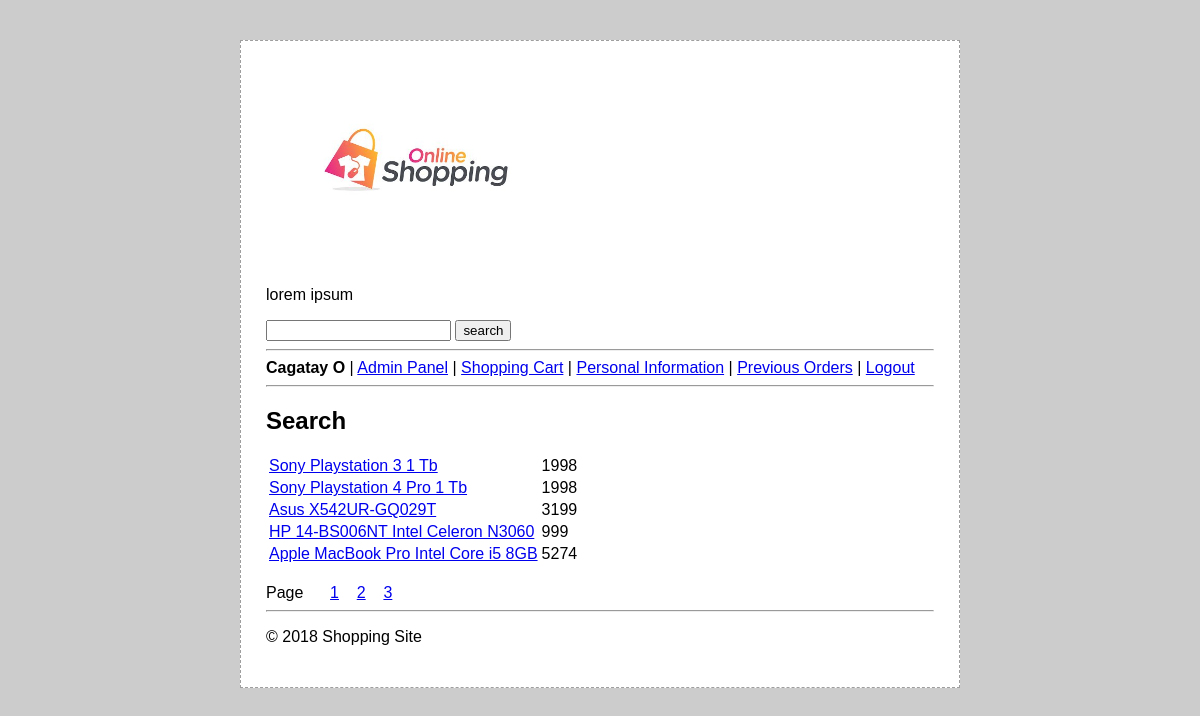
Screenshot of /search.php (signed in) with the database file from the repository.
### tables this page shows
CREATE TABLE `product` (
  `id` int(11) NOT NULL,
  `name` varchar(256) NOT NULL,
  `brand` varchar(255) NOT NULL,
  `category` int(11) NOT NULL,
  `categoryname` varchar(255) NOT NULL,
  `photo` varchar(255) NOT NULL,
  `price` int(11) NOT NULL,
  `rating` int(11) NOT NULL DEFAULT '0',
  `descp` text NOT NULL,
  `promotional` int(1) NOT NULL DEFAULT '0'
);

### search.php (the view, shortened to what this page needs)
<?php
require_once 'db.php';
require_once 'header.php';
$ara=true;
if(isset($_GET['page'])){
  $page= $_GET['page'];
}
else {
  $page=0;
}
if ($ara) {
  try {
    $sql = "select * from product";
    $stmt = $db->query($sql) ;
    $count=0;
    $page_count_first=($page*itemnumber);
    $page_count_last=(($page*itemnumber)-1)+itemnumber;
    echo "<h2>Search</h2>";
    if ( $stmt->rowCount() > 0) {
      echo '<table>';
      foreach ( $stmt as $item) {
        if (strstr(strtoupper($item['name']), strtoupper($searchword)) || strstr(strtoupper($item['descp']), strtoupper($searchword))) {
          if ($count>=$page_count_first && $count<=$page_count_last) {
            echo '<tr>' ;
            echo "<td><a href='product.php?id={$item['id']}'>{$item['name']}</td>" ;
            echo '<td>' . $item['price'] . '</td>' ;
            echo '</tr>' ;
          }
          $count++;
        }
      }
      echo "</table>";
      if ($count>itemnumber) {
        echo "<br>Page&nbsp;&nbsp;&nbsp;&nbsp;&nbsp; ";
        for ($index = 0; $index < ceil($count/5); $index++) {
          echo '<a href="search.php?word='.$searchword.'&page='.$index.'" >'.($index+1).'</a>&nbsp;&nbsp;&nbsp;&nbsp;';
        }
      }
    } else {
      echo '<tr><td>No records yet.</td></tr>' ;
    }
  } catch( Exception $ex) {
    echo '<p>Query error ' . $ex->getMessage() . '</p>' ;
  }
}
require_once 'footer.php';

### style.css (style rules this page uses)
body { background: #ccc; padding: 0; margin: 0; font-family: 'Open Sans', sans-serif; }
* { box-sizing:border-box }
body { font-family: Verdana,sans-serif; }

### rows the page displays
product: name "Sony Playstation 3 1 Tb", price "1998"
product: name "Sony Playstation 4 Pro 1 Tb", price "1998"
product: name "Asus X542UR-GQ029T", price "3199"
product: name "HP 14-BS006NT Intel Celeron N3060", price "999"
product: name "Apple MacBook Pro Intel Core i5 8GB", price "5274"

### other values shown
$_SESSION["user"]["fullname"] "Cagatay O"
